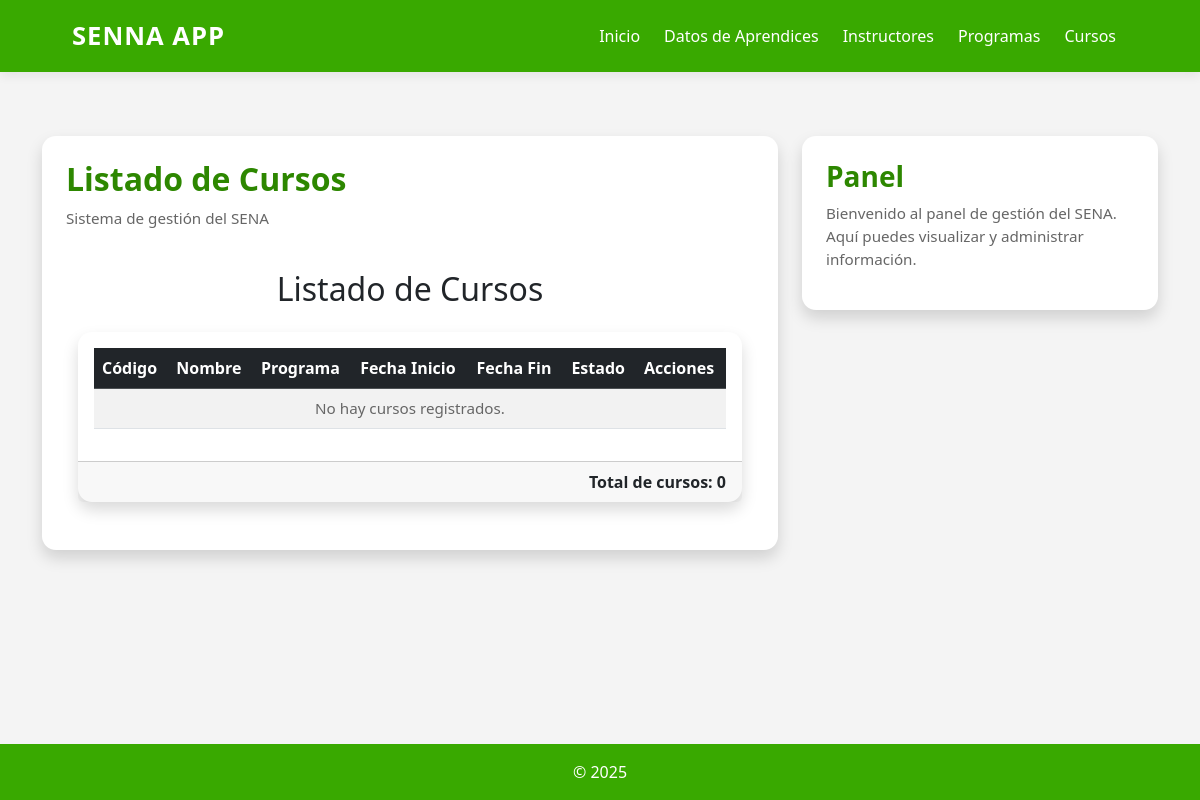
The app's page /cursos/, older data.
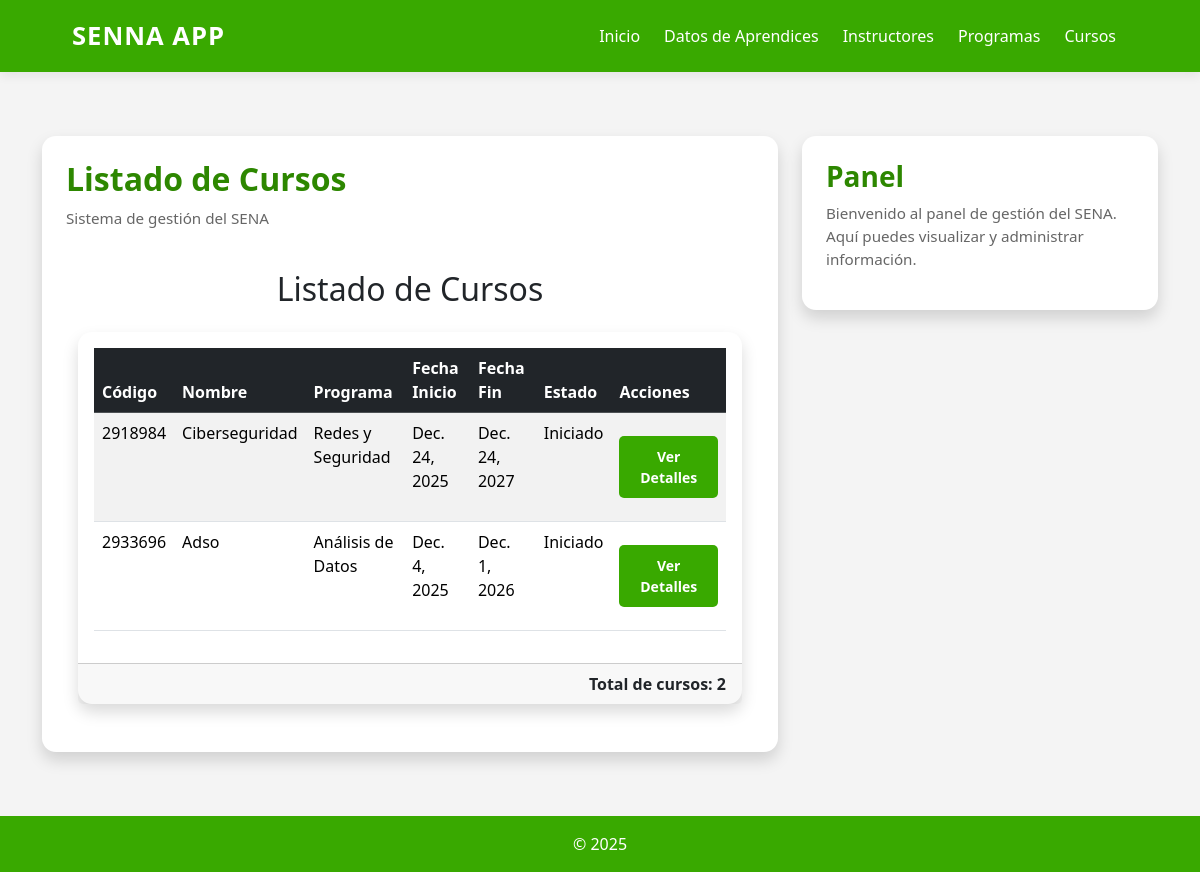
The same page, newer data.
### cursos/models.py (models this page shows, shortened)
class Curso(models.Model):
    ESTADO_CHOICES = [
        ('PRO', 'Programado'),
        ('INI', 'Iniciado'),
        ('EJE', 'En Ejecución'),
        ('FIN', 'Finalizado'),
        ('CAN', 'Cancelado'),
        ('SUS', 'Suspendido'),
    ]
    codigo = models.CharField(max_length=30,unique=True,verbose_name="Código del Curso")
    nombre = models.CharField(max_length=200, verbose_name="Nombre del Curso")
    programa = models.ForeignKey('programas.Programa', on_delete=models.CASCADE, verbose_name="Programa de Formación")
    instructor_coordinador = models.ForeignKey('instructores.Instructor', on_delete=models.CASCADE, related_name='cursos_coordinados', verbose_name="Instructor Coordinador")
    instructores = models.ManyToManyField('instructores.instructor', through='InstructorCurso', related_name='cursos_impartidos', verbose_name="Instructores")
    aprendices = models.ManyToManyField('aprendices.aprendiz', through='AprendizCurso', related_name='cursos', verbose_name="Aprendices")
    fecha_inicio = models.DateField(verbose_name="Fecha de Inicio")
    fecha_fin = models.DateField(verbose_name="Fecha de Finalización")
    horario = models.CharField(max_length=100, verbose_name="Horario")
    aula = models.CharField(max_length=50, verbose_name="Aula/Ambiente")
    cupos_maximos = models.PositiveIntegerField(verbose_name="Cupos Máximos")
    estado = models.CharField(max_length=3, choices=ESTADO_CHOICES, default='PRO', verbose_name="Estado del Curso")
    observaciones = models.TextField(blank=True, null=True, verbose_name="Observaciones")
    fecha_registro = models.DateTimeField(auto_now_add=True, verbose_name="Fecha de Registro")
    class Meta:
        verbose_name = "Curso"
        verbose_name_plural = "Cursos"
        ordering = ['-fecha_inicio']

### programas/models.py (models this page shows, shortened)
class Programa(models.Model):
    NIVEL_FORMACION_CHOICES = [
        ('AUX', 'Auxiliar'),
        ('OPE', 'Operario'),
        ('TEC', 'Técnico'),
        ('TGL', 'Tecnólogo'),
        ('ESP', 'Especialización Tecnológica'),
        ('COM', 'Complementario'),
    ]
    MODALIDAD_CHOICES = [
        ('PRE', 'Presencial'),
        ('VIR', 'Virtual'),
        ('MIX', 'Mixta'),
    ]
    ESTADO_CHOICES = [
        ('ACT', 'Activo'),
        ('INA', 'Inactivo'),
        ('SUS', 'Suspendido'),
        ('CAN', 'Cancelado'),
    ]
    codigo = models.CharField(max_length=20, unique=True, verbose_name="Código del Programa")
    nombre = models.CharField(max_length=200, verbose_name="Nombre del Programa")
    nivel_formacion = models.CharField(max_length=3, choices=NIVEL_FORMACION_CHOICES, verbose_name="Nivel de Formación")
    modalidad = models.CharField(max_length=3, choices=MODALIDAD_CHOICES, default='PRE', verbose_name="Modalidad")
    duracion_meses = models.PositiveIntegerField(verbose_name="Duración en Meses")
    duracion_horas = models.PositiveIntegerField(verbose_name="Duración en Horas")
    descripcion = models.TextField(verbose_name="Descripción del Programa")
    competencias = models.TextField(verbose_name="Competencias a Desarrollar")
    perfil_egreso = models.TextField(verbose_name="Perfil de Egreso")
    requisitos_ingreso = models.TextField(verbose_name="Requisitos de Ingreso")
    centro_formacion = models.CharField(max_length=200, verbose_name="Centro de Formación")
    regional = models.CharField(max_length=100, verbose_name="Regional")
    estado = models.CharField(max_length=3, choices=ESTADO_CHOICES, default='ACT', verbose_name="Estado")
    fecha_creacion = models.DateField(verbose_name="Fecha de Creación del Programa")
    fecha_registro = models.DateTimeField(auto_now_add=True, verbose_name="Fecha de Registro")
    class Meta:
        verbose_name = "Programa de Formación"
        verbose_name_plural = "Programas de Formación"
        ordering = ['nombre']

### cursos/views.py (the view)
# urls.py: path('', views.lista_curso, name='lista_curso'),
def lista_curso(request):
  cursos = Curso.objects.all()
  template = loader.get_template('lista_curso.html')
  context = {
     'cursos': cursos,
    'total_cursos': cursos.count(),
   }
  return HttpResponse(template.render(context, request))

### cursos/templates/lista_curso.html (shortened to what this page needs)
{% extends 'master.html' %}
{% load static %}
{% block page_title %}Listado de Cursos{% endblock %}
{% block content %}
<div class="container mt-4">
    <h2 class="text-center mb-4">Listado de Cursos</h2>
    <div class="card shadow">
        <div class="card-body">
            <table class="table table-striped table-hover">
                <thead class="table-dark">
                    <tr>
                        <th>Código</th>
                        <th>Nombre</th>
                        <th>Programa</th>
                        <th>Fecha Inicio</th>
                        <th>Fecha Fin</th>
                        <th>Estado</th>
                        <th>Acciones</th>
                    </tr>
                </thead>
                <tbody>
                    {% for curso in cursos %}
                    <tr>
                        <td>{{ curso.codigo }}</td>
                        <td>{{ curso.nombre }}</td>
                        <td>{{ curso.programa.nombre }}</td>
                        <td>{{ curso.fecha_inicio }}</td>
                        <td>{{ curso.fecha_fin }}</td>
                        <td>{{ curso.get_estado_display }}</td>
                        <td>
                            <a href="{% url 'detalle_cursos' curso.id %}" class="btn btn-sm btn-primary">
                                Ver Detalles
                            </a>
                        </td>
                    </tr>
                    {% empty %}
                    <tr>
                        <td colspan="7" class="text-center text-muted">No hay cursos registrados.</td>
                    </tr>
                    {% endfor %}
                </tbody>
            </table>
        </div>
        <div class="card-footer text-end">
            <strong>Total de cursos: {{ total_cursos }}</strong>
        </div>
    </div>
</div>
{% endblock %}

### aprendices/templates/master.html (shortened to what this page needs)
<!doctype html>
<html lang="es">
  <head>
    {% load static %}
    <link rel="stylesheet" href="https://cdn.jsdelivr.net/npm/bootstrap@5.3.3/dist/css/bootstrap.min.css">
    <link rel="stylesheet" href="{% static 'main.css' %}">
  </head>
  <body class="d-flex flex-column min-vh-100">
    <nav class="navbar navbar-expand-lg navbar-dark bg-sena">
      <div class="container-fluid">
        <a class="navbar-brand fw-bold" href="/">SENNA APP</a>
        <div class="collapse navbar-collapse" id="navbarNav">
          <ul class="navbar-nav ms-auto">
            <li class="nav-item"><a class="nav-link" href="/">Inicio</a></li>
            <li class="nav-item"><a class="nav-link" href="/datos_aprendices">Datos de Aprendices</a></li>
            <li class="nav-item"><a class="nav-link" href="/instructores">Instructores</a></li>
            <li class="nav-item"><a class="nav-link" href="/programas">Programas</a></li>
            <li class="nav-item"><a class="nav-link" href="/cursos">Cursos</a></li>
          </ul>
        </div>
      </div>
    </nav>
    <main class="container my-4 flex-grow-1">
      <div class="row g-4">
        <section class="col-lg-8">
          <div class="card shadow p-4 fade-in">
            <h1 class="page-title">{% block page_title %}Bienvenido a APP{% endblock %}</h1>
            <p class="text-muted">{% block page_subtitle %}Sistema de gestión del SENA{% endblock %}</p>
            {% block content %}{% endblock %}
          </div>
        </section>
        <aside class="col-lg-4">
          <div class="card shadow p-4 fade-in">
            <h3>Panel</h3>
            {% block sidebar %}
            <p class="text-muted">Bienvenido al panel de gestión del SENA. Aquí puedes visualizar y administrar información.</p>
            {% endblock %}
          </div>
        </aside>
      </div>
    </main>
    <footer class="bg-sena text-white text-center py-3 mt-auto">
      © {% now "Y" %}
    </footer>
  </body>
</html>

### aprendices/static/main.css (style rules this page uses)
:root { --sena-verde: #39A900; --sena-verde-oscuro: #2d8700; --gris-fondo: #f4f4f4; --texto: #222; --sombra: 0 4px 10px rgba(0,0,0,0.07); --sombra-hover: 0 6px 16px rgba(0,0,0,0.12); }
body { margin: 0; padding: 0; font-family: "Segoe UI", Arial, sans-serif; background: var(--gris-fondo); color: var(--texto); }
h1, h2, h3 { margin-top: 0; }
* { transition: all 0.2s ease-in-out; }
.bg-sena { background: var(--sena-verde) !important; }
.navbar { padding: 12px 5%; box-shadow: var(--sombra); }
.navbar-brand { font-size: 1.6rem; font-weight: 700; letter-spacing: 1px; }
.nav-link { color: white !important; font-weight: 500; padding-left: 12px !important; padding-right: 12px !important; }
main { padding: 40px 6%; }
.card { border: none; border-radius: 14px; box-shadow: var(--sombra); background: white; }
.page-title { font-size: 2rem; font-weight: 800; color: var(--sena-verde-oscuro); }
.text-muted { color: #666 !important; font-size: 0.95rem; }
aside .card h3 { color: var(--sena-verde-oscuro); font-weight: 700; }
footer { background: var(--sena-verde); color: white; padding: 15px; text-align: center; margin-top: 40px; }
.fade-in { animation: fadeIn 0.6s ease-in-out; }
.btn { display: inline-block; padding: 10px 20px; margin: 15px 0; background-color: var(--sena-verde); color: white; text-decoration: none; font-weight: bold; border-radius: 5px; transition: background-color 0.3s; cursor: pointer; border: none; }

Row changes from the older to the newer data that the page shows:
added Curso: codigo "2918984", nombre "Ciberseguridad", programa.nombre "Redes y Seguridad", fecha_inicio "Dec. 24, 2025", fecha_fin "Dec. 24, 2027", estado "Iniciado"
added Curso: codigo "2933696", nombre "Adso", programa.nombre "Análisis de Datos", fecha_inicio "Dec. 4, 2025", fecha_fin "Dec. 1, 2026", estado "Iniciado"
Text that changed along with them:
{{ total_cursos }}: "0" → "2"
text no longer shown: "No hay cursos registrados."
